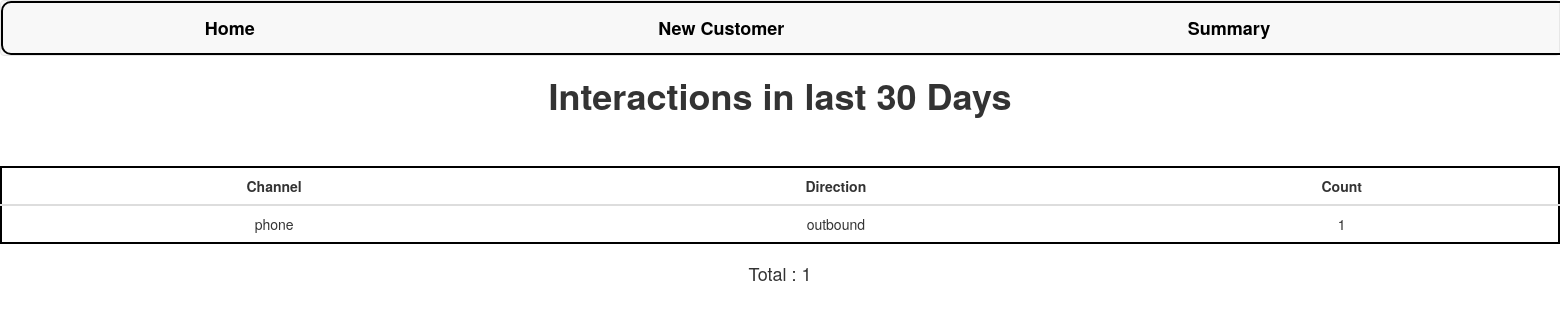
/summary/, run on an earlier commit of the app's database.
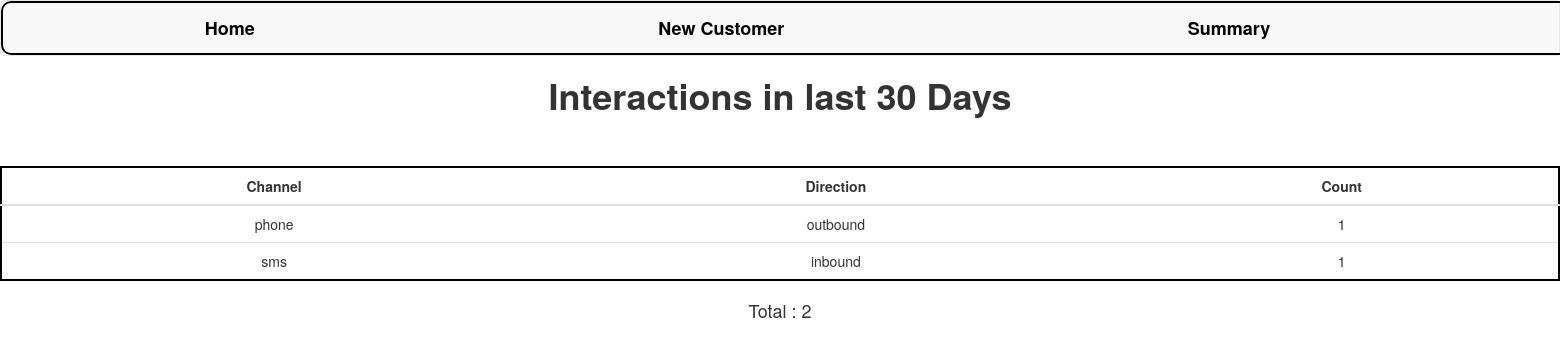
And on a later commit of the database.
### customer360/models.py (models this page shows)
class Interaction(models.Model):
    CHANNEL_CHOICES = [
        ('phone', 'Phone'),
        ('sms', 'SMS'),
        ('email', 'Email'),
        ('letter', 'Letter'),
        ('social_media', 'Social Media'),
    ]
    DIRECTION_CHOICES = [
        ('inbound', 'Inbound'),
        ('outbound', 'Outbound'),
    ]
    customer = models.ForeignKey(Customer, on_delete=models.CASCADE)
    channel = models.CharField(max_length=15, choices=CHANNEL_CHOICES)
    direction = models.CharField(max_length=10, choices=DIRECTION_CHOICES)
    interaction_date = models.DateField(auto_now_add=True)
    summary = models.TextField()

### customer360/views.py (the view)
# urls.py: path('summary/',views.summary,name='summary'),
def summary(request):
    thirty_days_ago = date.today() - timedelta(days=30)
    interactions = Interaction.objects.filter(interaction_date__gte=thirty_days_ago)
    count = len(interactions)
    interactions = interactions.values("channel","direction").annotate(count=Count('channel'))
    context={
                "interactions":interactions,
                "count":count
             }
    return render(request,"summary.html",context=context)

### customer360/templates/summary.html
{% extends 'base.html' %}
{% load static %}
{% block content %}
<html>
    <body>
        <h1> Interactions in last 30 Days  </h1>
        {% if not interactions %}
            <p> there are no interactions in the last 30 days <p>
        {% else %}
            <table class="table">
                <thead>
                    <tr>
                        <th>Channel</th>
                        <th>Direction</th>
                        <th>Count</th>
                    </tr>
                </thead>
                <tbody>
                    {% for interaction in interactions %}
                        <tr>
                            <td>{{ interaction.channel }}</td>
                            <td>{{ interaction.direction }}</td>
                            <td> {{ interaction.count }} </td>
                        </tr>
                    {% endfor %}
                </tbody>
            </table>
            <h4> Total : {{ count }} </h4>
        {% endif %}
    </body>
</html>
{% endblock content %}

What changed in the data, as far as the page shows it:
added Interaction: channel "sms", direction "inbound", count "1"
Also different on the page:
{{ count }}: "1" → "2"
